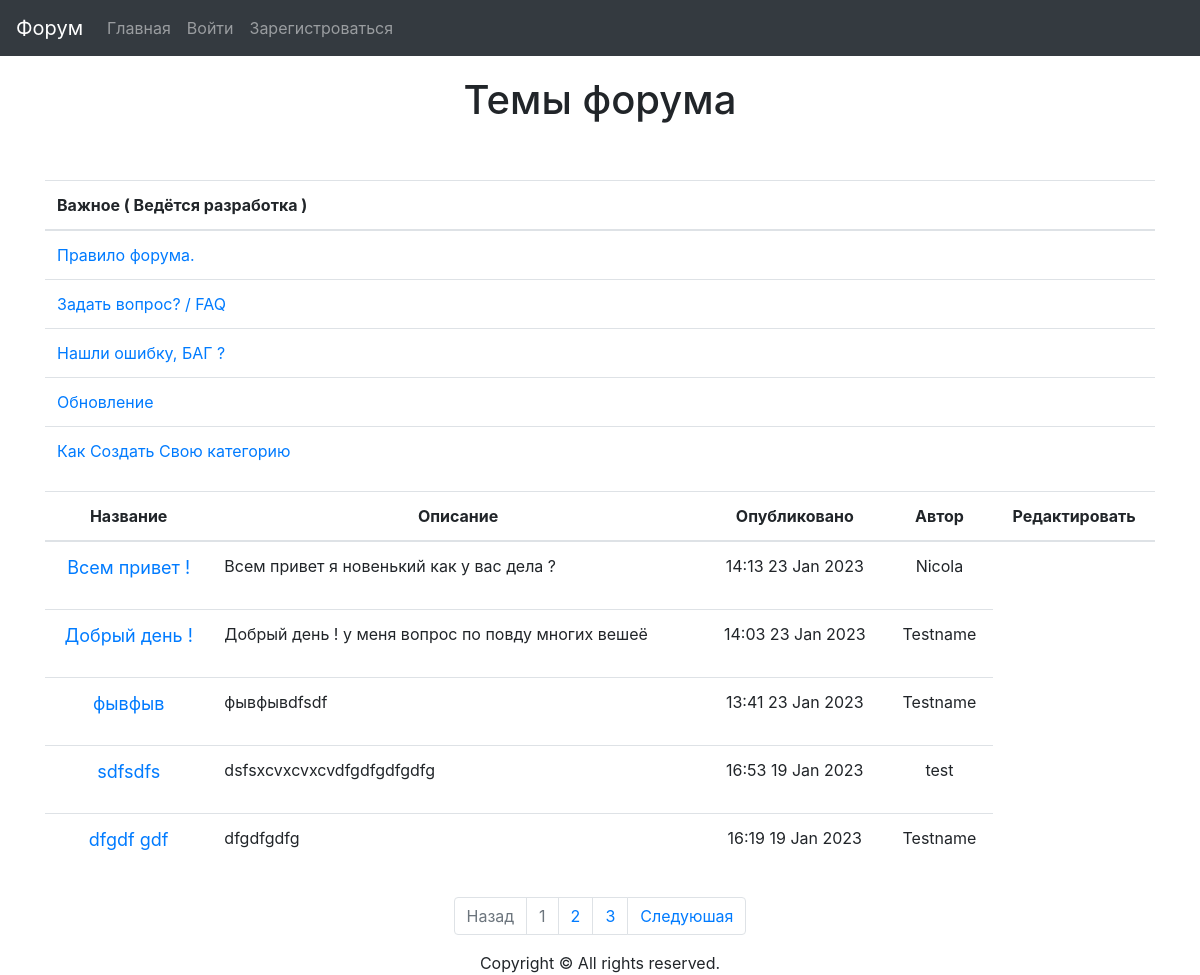
The app's page /forum/ with its own data.
### testapp/models.py (models this page shows, shortened)
class Content(models.Model):
    title = models.CharField(max_length=200, verbose_name='Content')
    slug = models.SlugField(null=True, max_length=255, unique=True, db_index=True, verbose_name="URL")
    content = models.TextField(blank=True,)
    photo = models.ImageField(upload_to='photos/%d/')
    time_create = models.DateTimeField(auto_now_add=True)
    time_updated = models.DateTimeField(auto_now=True)
    is_published = models.BooleanField(default=True, )
    author = models.ForeignKey(User, on_delete=models.CASCADE, default=None, blank=True)
    cat = models.ForeignKey('Category', on_delete=models.PROTECT, null=True, )
    class Meta:
        verbose_name = 'Content'
    def get_absolute_url(self):
        return reverse('show_thread', kwargs={'thread_id': self.slug})

### testapp/views.py (the view)
# urls.py: path('forum/', forum, name='forum'),
def forum(request):
    important = {'Правило форума.': 'Правило форума.',
                 'Задать вопрос? / FAQ': 'Задать вопрос? / FAQ',
                 'Нашли ошибку, БАГ ?': 'Нашли ошибку, БАГ ?',
                 'Обновление': 'Обновление',
                 'Как Создать Свою категорию': 'Как Создать Свою категорию',
                 }
    topic = Content.objects.all().order_by('-time_create')
    paginator = Paginator(topic, 5)
    page_number = request.GET.get('page')
    page_obj = paginator.get_page(page_number)
    if request.method == 'POST':
        form = Addforms(request.POST)
        if form.is_valid():
            name_form = form.save(commit=False)
            name_form.author = request.user
            name_form.save()
            return redirect('forum')
    else:
        form = Addforms()
    context = {'topic': topic,
               'form': form,
               'page_obj': page_obj,
               'important': important,
               }
    return render(request, 'forum/index.html', context=context)

### testapp/templates/Forum/index.html (shortened to what this page needs)
      {% extends 'user/base.html' %}
      {% block content %}
    <div class="container">
            <div class="row">
                <div class="col-lg-12 col-lg-offset-0">
                <div class="card-body" style="text-align: center">
                        <h1 class="card-title">Темы форума</h1>
                </div>
                    <div class="row">
                        <div class="col-lg-3" >
                        </div>
                    </div>
                    <table class="table">
                        <thead>
                            <tr>
                                <th>
                                    Важное ( Ведётся разработка )
                                </th>
                            </tr>
                        </thead>
                        <tbody>
                        <tr>
                            {% for i in important %}
                        <tr><td><a href="/">{{ i }}</a></td>
                            </tr>
                            {% endfor%}
                        </tr>
                        </tbody>
                    </table>
                <table class="table">
                    <thead>
                      <tr style="text-align: center">
                        <th scope="col">Название</th>
                        <th scope="col">Описание</th>
                        <th scope="col">Опубликовано</th>
                          <th scope="col">Автор</th>
                          <th>Редактировать</th>
                      </tr>
                    </thead>
                    <tbody >
                    {% for i in page_obj %}
                    <tr><td><a href="{{ i.get_absolute_url }}" style="font-size: 18px; text-align: center;" class="blue">{{i.title|linebreaks|truncatechars:22}}</a></td>
                        <td>{{i.content|linebreaks|truncatechars:160}}</td>
                        <td style="text-align: center" >{{ i.time_create|date:"H:i d M Y" }}</td>
                        <td style="text-align: center">{{ i.author }}</td>
                    </tr>
                    {% endfor %}
                    </tbody>
                  </table>
<nav aria-label="Page navigation example">
  <ul class="pagination justify-content-center">
      {% if page_obj.has_previous %}
            <a href="?page={{ page_obj.previous_page_number }}" class="page-link">Назад</a>
        {% else %}
    <li class="page-item disabled">
      <a class="page-link">Назад</a>
    </li>
      {% endif %}
      {% for i in page_obj.paginator %}
                        {% if i.number == page_obj.number %}
                        <li class="page-item disabled">
                          <a class="page-link">{{ i.number }}</a>
                          {% else %}
                        <li class="page-item"><a class="page-link" href="?page={{ i.number }}">{{ i.number }} </a></li>
                        {% endif %}
      {% endfor %}
      {% if page_obj.has_next %}
    <li class="page-item">
      <a class="page-link" href="?page={{ page_obj.next_page_number }}">Следуюшая</a>
    </li>
      {% else %}
      <li class="page-item disabled">
        <a class="page-link">Следующая</a>
        </li>
       {% endif %}
  </ul>
</nav>
         {% endblock %}

### testapp/templates/User/base.html (shortened to what this page needs)
<!DOCTYPE html>
<html lang="en">
<head>
    <link rel="stylesheet" href="https://stackpath.bootstrapcdn.com/bootstrap/4.3.1/css/bootstrap.min.css">
</head>
<body>
    <header>
        <nav class="navbar navbar-expand-lg navbar-dark bg-dark">
            <a class="navbar-brand" href="{% url 'forum' %}">Форум</a>
            <div class="collapse navbar-collapse" id="navbarSupportedContent">
                  <ul class="navbar-nav mr-auto">
                        <li class="nav-item">
                            <a class="nav-link" href="{% url 'home'%}">Главная</a>
                        </li>
                            {% if user.is_authenticated %}
                        <li class="nav-item">
                            <a class="nav-link" href="{% url 'profile' user.id %}">Профиль</a>
                        </li>
                        <li class="nav-item">
                            <a class="nav-link" href="{% url 'logout' %}">Выйти</a>
                        </li>
                      {% else %}
                        <li class="nav-item">
                            <a class="nav-link" href="{% url 'login' %}">Войти</a>
                        </li>
                        <li class="nav-item">
                            <a class="nav-link" href="{% url 'register' %}">Зарегистроваться</a>
                        </li>
                            {% endif%}
                  </ul>
        </nav>
    </header>
{% block content%}
{% endblock %}
        <footer>
        <div class="row">
            <div class="col-lg-12">
                <div class="text-center">
                    Copyright &copy; All rights reserved.
                </div>
            </div>
        </div>
        </footer>
</body>
</html>

### records on screen
Content: title "Всем привет !", content "Всем привет я новенький как у вас дела ?", time_create "14:13 23 Jan 2023", author "Nicola"
Content: title "Добрый день !", content "Добрый день ! у меня вопрос по повду многих вешеё", time_create "14:03 23 Jan 2023", author "Testname"
Content: title "фывфыв", content "фывфывdfsdf", time_create "13:41 23 Jan 2023", author "Testname"
Content: title "sdfsdfs", content "dsfsxcvxcvxcvdfgdfgdfgdfg", time_create "16:53 19 Jan 2023", author "test"
Content: title "dfgdf gdf", content "dfgdfgdfg", time_create "16:19 19 Jan 2023", author "Testname"

### other values on screen
{{ i }} "Правило форума." "Задать вопрос? / FAQ" "Нашли ошибку, БАГ ?" "Обновление" "Как Создать Свою категорию"
{{ i.number }} "1"
{{ i.number }} "2" "3"
